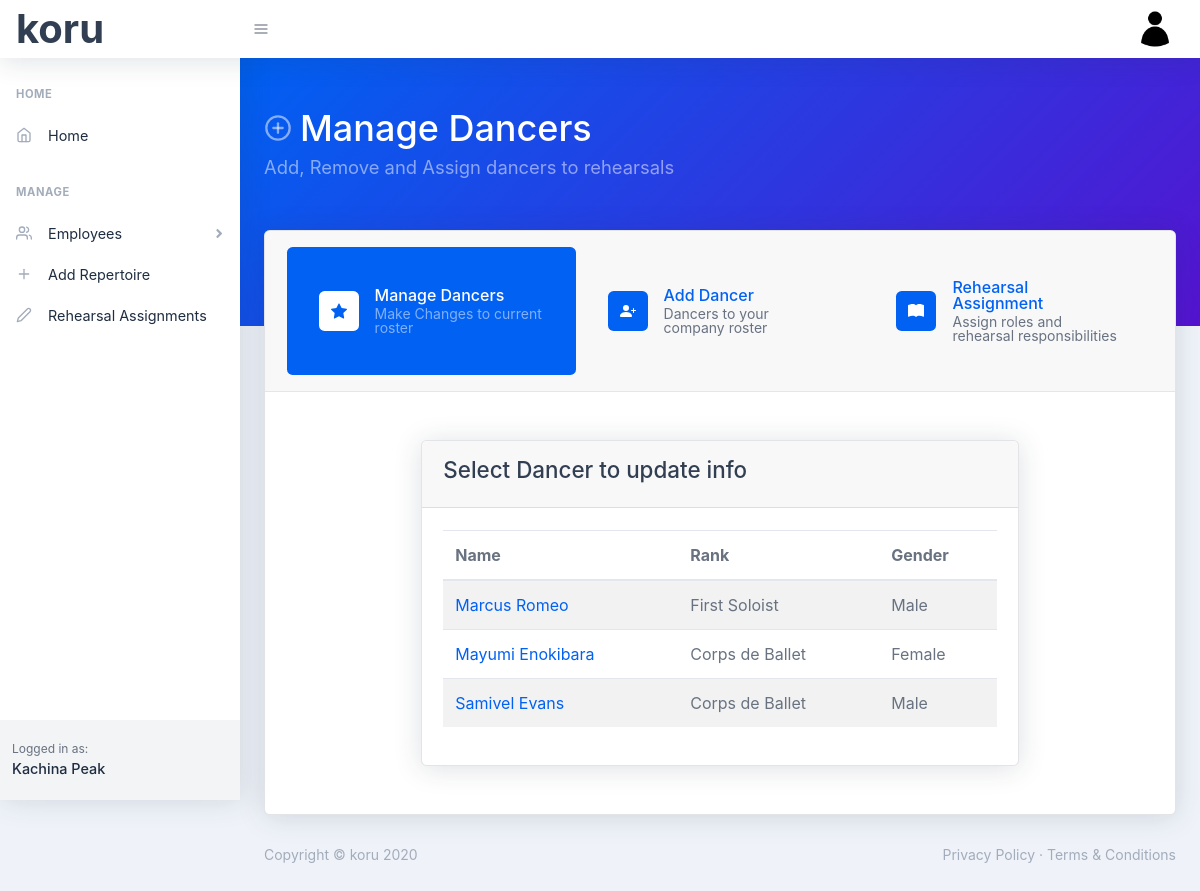
Screenshot of /manage-dancers (signed in) with the database file from the repository.
### koru/models.py (models this page shows, shortened)
class User(db.Model, UserMixin):
    id = db.Column(db.Integer, primary_key=True)
    first_name = db.Column(db.String(30), nullable=False)
    last_name = db.Column(db.String(30), nullable=False)
    company_name = db.Column(db.String(60), nullable=False)
    email = db.Column(db.String(60), unique=True, nullable=False)
    image_file = db.Column(db.String(20), nullable=False, default='default.png')
    password = db.Column(db.String(60), nullable=False)
    dancers = db.relationship('Dancer', backref='company', lazy=True)
    balletmasters= db.relationship('BalletMaster', backref='company', lazy=True)
    accompanists = db.relationship('Accompanist', backref='company', lazy=True)
    repetiteurs = db.relationship('Repetiteur', backref='company', lazy=True)
    repertoire = db.relationship('Repertoire', backref='company', lazy=True)

class Dancer(db.Model):
    id = db.Column(db.Integer, primary_key=True)
    first_name = db.Column(db.String(30), nullable=False)
    last_name = db.Column(db.String(30), nullable=False)
    rank = db.Column(db.String(20), nullable=False)
    gender = db.Column(db.String(20), nullable=False)
    user_id = db.Column(db.Integer, db.ForeignKey('user.id'), nullable=False)

### koru/dancers/routes.py (the view)
@dancers.route('/manage-dancers', methods=['GET', 'POST'])
@login_required
def manage_dancers():
    principal_dancers = Dancer.query.filter_by(user_id=current_user.id).filter(Dancer.rank=='Principal').order_by(Dancer.gender, Dancer.last_name).all()
    first_soloist_dancers = Dancer.query.filter_by(user_id=current_user.id).filter(Dancer.rank=='First Soloist').order_by(Dancer.gender, Dancer.last_name).all()
    second_soloist_dancers = Dancer.query.filter_by(user_id=current_user.id).filter(Dancer.rank=='Second Soloist').order_by(Dancer.gender, Dancer.last_name).all()
    corps_dancers = Dancer.query.filter_by(user_id=current_user.id).filter(Dancer.rank=='Corps de Ballet').order_by(Dancer.gender, Dancer.last_name).all()
    apprentice_dancers = Dancer.query.filter_by(user_id=current_user.id).filter(Dancer.rank=='Apprentice/2nd Company').order_by(Dancer.gender, Dancer.last_name).all()
    return render_template('manage-dancers.html', title='Manage Dancers', manageActive='active', principal_dancers=principal_dancers, first_soloist_dancers=first_soloist_dancers,
                                                        second_soloist_dancers=second_soloist_dancers, corps_dancers=corps_dancers, apprentice_dancers=apprentice_dancers)

### koru/models.py (called while the page is built)
@login_manager.user_loader
def load_user(user_id):
    return User.query.get(int(user_id))

### koru/templates/manage-dancers.html (shortened to what this page needs)
{% extends "manageDancerLayout.html" %}
{% block dancerbody %}
<div class=" py-5 " >
    <div class="row justify-content-center">
        <div class="col-xxl-10 col-xl-8 col-sm-12">
            <div class="card">
                <div class="card-header"><h2>Select Dancer to update info</h2></div>
                <div class="card-body">
                    <table class="table table-striped table-responsive-sm table-responsive-md">
                        <thead>
                            <tr>
                                <th scope="col">Name</th>
                                <th scope="col">Rank</th>
                                <th scope="col">Gender</th>
                            </tr>
                        </thead>
                        <tbody>
                            {% for dancer in first_soloist_dancers %}
                                <tr>
                                    <td> <a href="{{ url_for('dancers.dancer', dancer_id=dancer.id) }}"> {{dancer.first_name}} {{ dancer.last_name }}</a></td>
                                    <td>{{ dancer.rank }}</td>
                                    <td>{{ dancer.gender }}</td>
                                </tr>
                            {% endfor %}
                            {% for dancer in corps_dancers %}
                                <tr>
                                    <td> <a href="{{ url_for('dancers.dancer', dancer_id=dancer.id) }}"> {{dancer.first_name}} {{ dancer.last_name }}</a></td>
                                    <td>{{ dancer.rank }}</td>
                                    <td>{{ dancer.gender }}</td>
                                </tr>
                            {% endfor %}
                        </tbody>
                    </table>
                </div>
            </div>
        </div>
    </div>
</div>
{% endblock %}

### koru/templates/layout.html (shortened to what this page needs)
<!DOCTYPE html>
<html lang="en">
    <head>
        <link href="../static/css/styles.css" rel="stylesheet" />
        <link href="https://cdn.datatables.net/1.10.21/css/jquery.dataTables.min.css" type="text/css" rel="stylesheet" />
    </head>
    <body class="nav-fixed">
        <nav class="topnav navbar navbar-expand shadow navbar-light bg-white" id="sidenavAccordion">
            <a class="navbar-brand" style="font-size: 40px;" href="{{ url_for('main.index') }}">koru</a>
            <button class="btn btn-icon btn-transparent-dark order-1 order-lg-0 mr-lg-2" id="sidebarToggle" href="#"><i data-feather="menu"></i></button>
            <ul class="navbar-nav align-items-center ml-auto">
                {% if current_user.is_authenticated %}
                <li class="nav-item dropdown no-caret mr-2 dropdown-user">
                    <a class="btn btn-icon btn-transparent-dark dropdown-toggle" id="navbarDropdownUserImage" href="javascript:void(0);" role="button" data-toggle="dropdown" aria-haspopup="true" aria-expanded="false"><img class="img-fluid" src="../static/images/profile_pics/{{ current_user.image_file }}" /></a>
                </li>
                {% else %}
                <a class="nav-link" href="{{ url_for('users.register') }}">Register</a>
                <a class="nav-link" href="{{ url_for('users.login') }}">Login</a>
                {% endif %}
            </ul>
        </nav>
        <div id="layoutSidenav">
            <div id="layoutSidenav_nav">
                <nav class="sidenav shadow-right sidenav-light">
                    <div class="sidenav-menu">
                        <div class="nav accordion" id="accordionSidenav">
                            <div class="sidenav-menu-heading">Home</div>
                            <a class="nav-link" href="{{ url_for('main.index') }}">
                                <div class="nav-link-icon"><i data-feather="home"></i></div>
                                Home
                            </a>
                            <div class="sidenav-menu-heading">Manage</div>
                            <a class="nav-link collapsed" href="javascript:void(0);" data-toggle="collapse" data-target="#collapseDashboards" aria-expanded="false" aria-controls="collapseDashboards">
                                <div class="nav-link-icon"><i data-feather="users"></i></div>
                                Employees
                                <div class="sidenav-collapse-arrow"><i class="fas fa-angle-down"></i></div>
                            </a>
                            <a class="nav-link" href="{{ url_for('repertoire.add_repertoire') }}">
                                <div class="nav-link-icon"><i data-feather="plus"></i></div>
                                Add Repertoire
                            </a>
                            <a class="nav-link" href="{{ url_for('repertoire.rehearsal_assignments') }}">
                                <div class="nav-link-icon"><i data-feather="edit-2"></i></div>
                                Rehearsal Assignments
                            </a>
                        </div>
                    </div>
                    <div class="sidenav-footer">
                        <div class="sidenav-footer-content">
                            <div class="sidenav-footer-subtitle">Logged in as:</div>
                            <div class="sidenav-footer-title">{{ current_user.company_name }}</div>
                        </div>
                    </div>
                </nav>
            </div>
            <div id="layoutSidenav_content">
                <main>
                    {% block header %} {% endblock %}
                        {% block main %} {% endblock %}
                </main>
                <footer class="footer mt-auto footer-light">
                    <div class="container-fluid">
                        <div class="row">
                            <div class="col-md-6 small">Copyright &copy; koru 2020</div>
                            <div class="col-md-6 text-md-right small">
                                <a href="#!">Privacy Policy</a>
                                &middot;
                                <a href="#!">Terms &amp; Conditions</a>
                            </div>
                        </div>
                    </div>
                </footer>
            </div>
        </div>
    </body>
</html>

### rows the page displays
User: image_file (placeholder picture), company_name "Kachina Peak"
Dancer: first_name "Marcus", last_name "Romeo", rank "First Soloist", gender "Male"
Dancer: first_name "Mayumi", last_name "Enokibara", rank "Corps de Ballet", gender "Female"
Dancer: first_name "Samivel", last_name "Evans", rank "Corps de Ballet", gender "Male"
